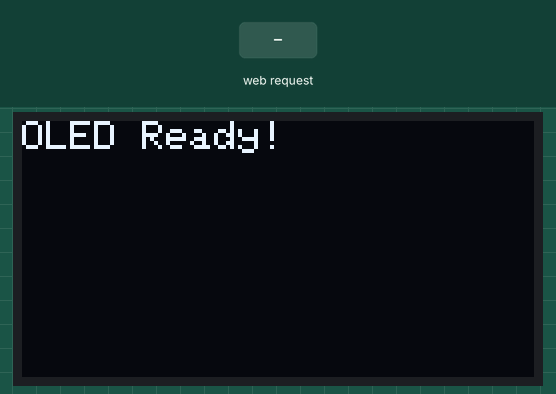
Bench run of a sketch on a simulated ESP8266 (NodeMCU). On the bench: 128×64 one-colour display. The test bench sets the inputs (shaded band). WiFi joins after 1.5 s; servers stay silent unless stated; what the sketch prints to the serial monitor is not drawn.

Above: at 0.2 s.
At 3.9 s:
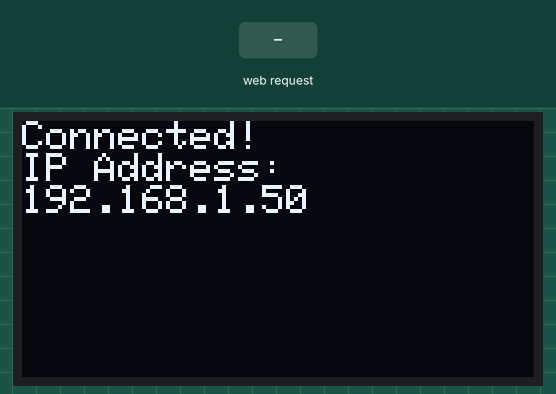
4.0 s: HTTP request GET /update?text=1 received
At 4.5 s:
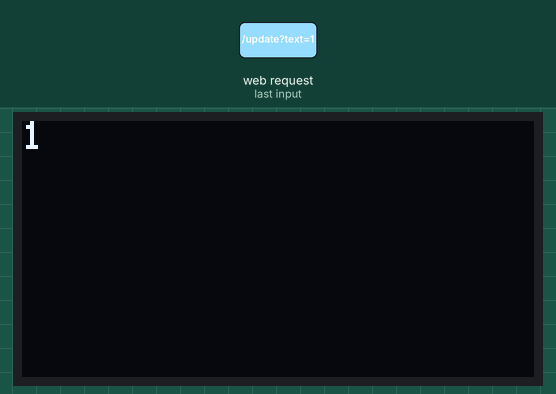
5.5 s: HTTP request GET /update?size=120 received
Timing chart, 0 to 8.5 s (numbered marks = the images above; inputs shaded):
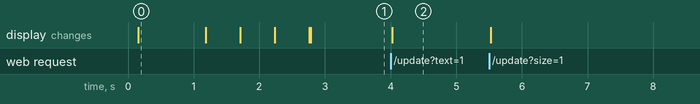

Measured:
- after the input at 4.0 s, the display: changes at once (image 2)
- what the display in image 0 shows lasts 1.0 s, from 0.2 s to 1.2 s

The sketch:

esp8266_web_text_oled_display.ino
```cpp
#include <ESP8266WiFi.h>
#include <ESP8266WebServer.h>
#include <Wire.h>
#include <Adafruit_GFX.h>
#include <Adafruit_SSD1306.h>

const char* ssid = "ghughu";
const char* password = "ghughu01922";

ESP8266WebServer server(80);

#define SCREEN_WIDTH 128
#define SCREEN_HEIGHT 64
#define OLED_RESET -1
Adafruit_SSD1306 display(SCREEN_WIDTH, SCREEN_HEIGHT, &Wire, OLED_RESET);

String oledText = "Waiting for text...";
uint8_t oledTextSize = 1;

void updateOLED() {
display.clearDisplay();
display.setTextSize(oledTextSize);
display.setTextColor(SSD1306_WHITE);
display.setCursor(0, 0);
display.setTextWrap(true);
display.println(oledText);
display.display();
}

void handleRoot() {
String html = "<!DOCTYPE html><html><head><title>OLED Text Updater</title><meta name=\"viewport\" content=\"width=device-width, initial-scale=1\"><style>html { font-family: Helvetica, Arial, sans-serif; display: inline-block; text-align: center; }body { margin-top: 50px; }h1 { color: #444444; margin: 50px auto 30px; }.form-group { margin-bottom: 20px; }input[type=text] { width: 80%; padding: 12px 20px; margin: 8px 0; box-sizing: border-box; border: 2px solid #ccc; border-radius: 4px; }input[type=number] { width: 80%; padding: 12px 20px; margin: 8px 0; box-sizing: border-box; border: 2px solid #ccc; border-radius: 4px; }input[type=submit] { background-color: #4CAF50; color: white; padding: 14px 20px; margin: 8px 0; border: none; border-radius: 4px; cursor: pointer; width: 80%; }input[type=submit]:hover { background-color: #45a049; }</style></head><body><h1>ESP8266 OLED Control</h1><form action=\"/update\" method=\"get\"><div class=\"form-group\"><input type=\"text\" name=\"text\" placeholder=\"Enter text to display...\" value=\"" + oledText + "\"></div><div class=\"form-group\"><input type=\"number\" name=\"size\" placeholder=\"Text Size\" value=\"" + String(oledTextSize) + "\"></div><div class=\"form-group\"><input type=\"submit\" value=\"Update OLED\"></div></form></body></html>";
  server.send(200, "text/html", html);
}

void handleUpdate() {
if (server.hasArg("text")) {
if (server.arg("text") != "") {
oledText = server.arg("text");
Serial.print("Text received: ");
Serial.println(oledText);
}
}
if (server.hasArg("size")) {
if (server.arg("size") != "") {
oledTextSize = (uint8_t)atoi(server.arg("size").c_str());
Serial.print("Text Size Received: ");
Serial.println(oledTextSize);
}
}
updateOLED();
server.sendHeader("Location", "/");
server.send(303);
}

void handleNotFound() {
server.send(404, "text/plain", "404: Not found");
}

void setup() {
Serial.begin(115200);
delay(100);

if(!display.begin(SSD1306_SWITCHCAPVCC, 0x3C)) {
for(;;);
}
Serial.println("OLED initialized.");
display.clearDisplay();
display.setTextSize(1);
display.setTextColor(WHITE);
display.setCursor(0,0);
display.println("OLED Ready!");
display.display();
delay(1000);

Serial.print("Connecting to ");
Serial.println(ssid);
display.clearDisplay();
display.setCursor(0,0);
display.print("Connecting to WiFi");
display.display();

WiFi.begin(ssid, password);
while (WiFi.status() != WL_CONNECTED) {
delay(500);
Serial.print(".");
display.print(".");
display.display();
}
Serial.println("\nWiFi connected!");
Serial.print("IP address: ");
Serial.println(WiFi.localIP());

display.clearDisplay();
display.setCursor(0,0);
display.println("Connected!");
display.println("IP Address:");
display.println(WiFi.localIP());
display.display();

server.on("/", HTTP_GET, handleRoot);
server.on("/update", HTTP_GET, handleUpdate);
server.onNotFound(handleNotFound);

server.begin();
Serial.println("HTTP server started");
}

void loop() {
server.handleClient();
}
```
